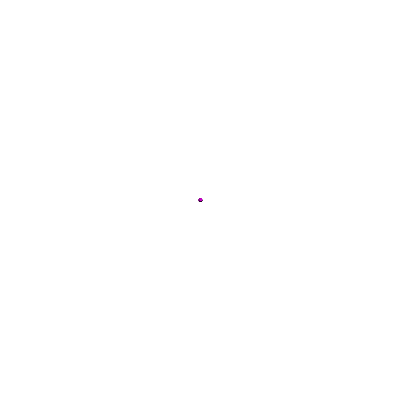
Frame 1 (no input)
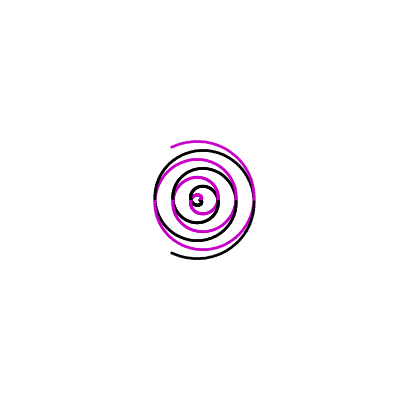
Frame 60 (no input)
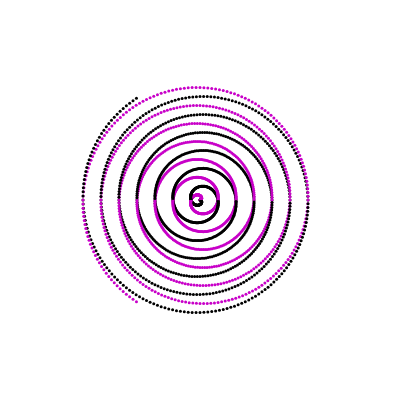
Frame 120 (the mouse pressed at the canvas centre since frame 60)

The p5.js sketch that drew these frames (run headless with seeded random() and noise() and a simulated clock; from frame 60 on, the mouse is pressed at the canvas centre):

// p5.js sketch
// ── sketch.js
function setup() {
  createCanvas(400, 400);
  textSize(20);
  textAlign(CENTER, CENTER);
  frameRate(30);
}

// Comment

function draw() {
  clear();
  background(255);

  let progress = frameCount * 10
  let centerX = 200
  let centerY = 200
  
  for (let i = 0; i < progress; i++) {
    let x = circlePointX(centerX, radians(2 * i), 0.1 * i)
    let y = circlePointY(centerY, radians(2 * i), 0.1 * i)
    
    strokeWeight(3);
    stroke(0)
    point(x, y)
    
    x = circlePointX(centerX, radians(2 * -i), 0.1 * i)
    y = circlePointY(centerY, radians(2 * -i), 0.1 * i)
    
    strokeWeight(3);
    stroke(200, 0, 200)
    point(x, y)
  }
}

function circlePointX(centerX, angle, radius) {
  return centerX + cos(angle) * radius;
}
function circlePointY(centerY, angle, radius) {
  return centerY + sin(angle) * radius;
}
